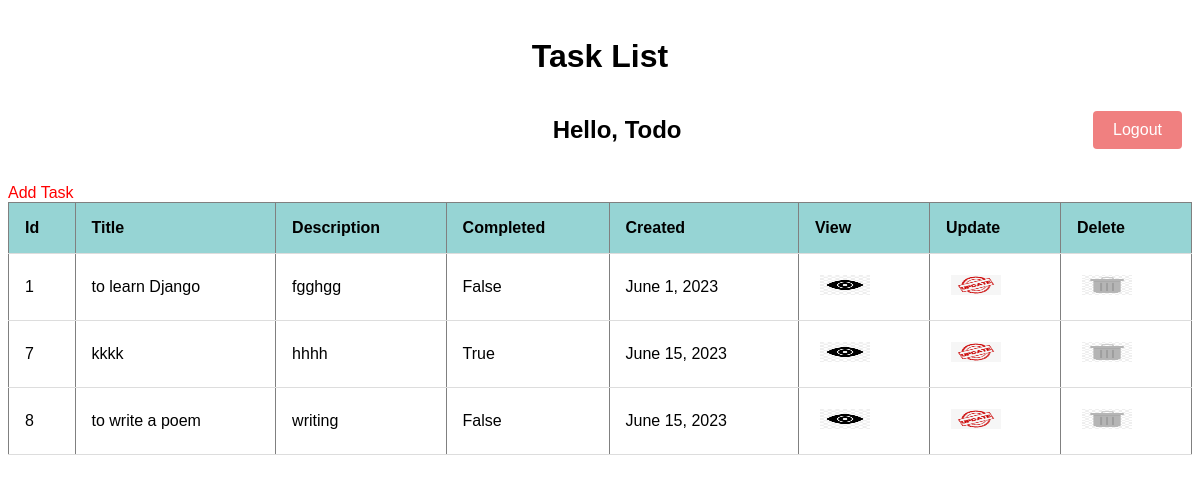
The page /list/ (signed in) on the database as committed earlier.
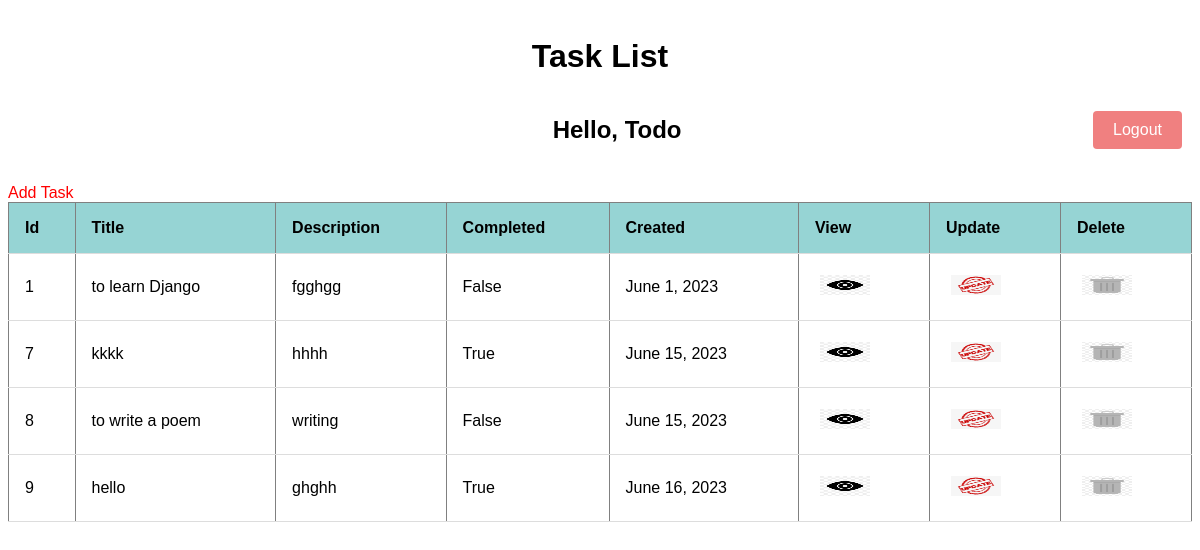
The same page on the database as committed later.
### todos/models.py (models this page shows, shortened)
class Task(models.Model):
    user = models.ForeignKey(User, on_delete=models.CASCADE, null=True, blank=True)
    title = models.CharField(max_length=150, null=True, blank=True)
    description=models.TextField(default='')
    completed = models.BooleanField(default=False)
    created = models.DateField(auto_now_add=True)

### todos/views.py (the view)
# urls.py: path('list/', TaskList.as_view(), name='task'),
class TaskList(LoginRequiredMixin, ListView):
    model = Task
    context_object_name = 'task'
    template_name = 'list.html'
    def get_context_data(self, **kwargs):
        context = super().get_context_data(**kwargs)
        context['task'] = context['task'].filter(user=self.request.user)
        context['count']=context['task'].filter(completed=False).count()
        return context

### templates/list.html (shortened to what this page needs)
{% load static %}
<!DOCTYPE html>
<html lang="en">
<head>
    <link rel="stylesheet" href="{% static 'list_style.css' %}">
</head>
<body>
<h1>Task List</h1>
<div class="header-bar">
<div class="inner-header">
    <h2>Hello, {{user.username | title}}</h2>
</div>
{% if request.user.is_authenticated %}
<a href="{% url 'logout' %}" class="buttons">Logout</a>
{% else %}
<a href="{% url 'login' %}">Login</a>
{% endif %}
</div>
 <div class="task-items-wrapper">
    <a href="{% url 'task-create' %}" class="button">Add Task</a>
    <table border="1px" color="solid black">
        <tr>
        <th>Id</th>
         <th>Title</th>
        <th>Description</th>
        <th>Completed</th>
        <th>Created</th>
        <th>View</th>
        <th>Update</th>
        <th>Delete</th>
        </tr>
        <tr>
        {% for tasks in task %}
        <td>{{ tasks.id }}</td>
        <td>{{ tasks.title }}</td>
        <td>{{ tasks.description }}</td>
        <td>{{ tasks.completed }}</td>
        <td>{{ tasks.created }}</td>
        <td><a href="{% url 'task-detail' tasks.id %}" class="view-img"></a></td>
        <td><a href="{% url 'task-update' tasks.id %}" class="update-img" ></a></td>
        <td><a href="{% url 'task-delete' tasks.id %}" class="trash-img"></a></td>
        </tr>
         {% empty %}
         <h3> This List is empty!!</h3>
         {% endfor %}
    </table>
 </div>
</body>
</html>

Rows that differ between the two databases and show on the page:
added Task: id "9", title "hello", description "ghghh", completed "True", created "June 16, 2023"
